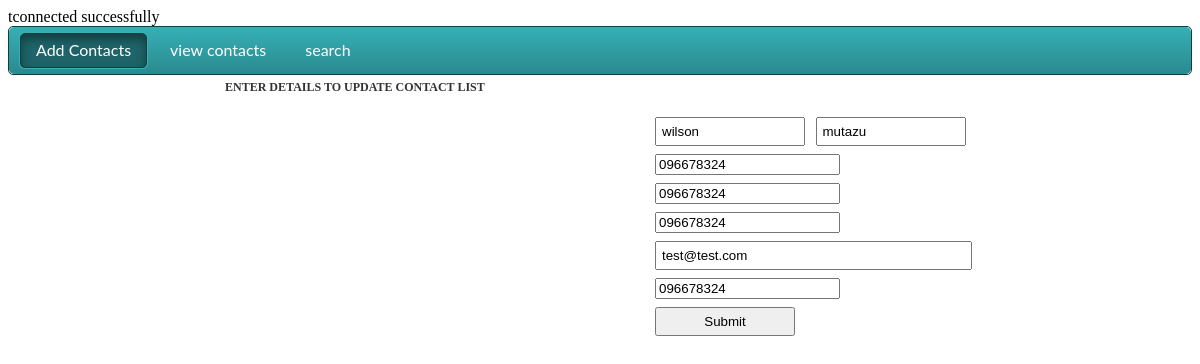
The app's page /update_form.php?id=41 (signed in) with its own data.
### tables this page shows
CREATE TABLE `new_record` (
  `id` int(50) NOT NULL,
  `fname` varchar(50) DEFAULT NULL,
  `lname` varchar(50) DEFAULT NULL,
  `phone1` varchar(50) DEFAULT NULL,
  `phone2` varchar(50) DEFAULT NULL,
  `phone3` varchar(50) DEFAULT NULL,
  `email` varchar(50) DEFAULT NULL,
  `whatsapp` varchar(50) DEFAULT NULL
);

### update_form.php (the view, shortened to what this page needs)
<?php
include("auth.php");
include("db_connect.php");
$errors = array();
$id = $_REQUEST['id'];
if (isset($_REQUEST['id'])) {
	$con = new mysqli('localhost', 'root', '', 'phone_book');
	$query = "select * from new_record where id = '$id'";
	$result = $con->query($query) or die("querry failed" . $con->error);
	while ($row = $result->fetch_assoc()) {
		$fname = $row['fname'];
		$lname = $row['lname'];
		$phone1 = $row['phone1'];
		$phone2 = $row['phone2'];
		$phone3 = $row['phone3'];
		$email = $row['email'];
		$whatsapp = $row['whatsapp'];
	}
}
?>
<html>
<head>
	<link type="text/css" rel="stylesheet" href="login/css/style.css">
</head>
<body>
	<div id='cssmenu'>
		<ul>
			<li class='active'><a href='index.php'><span>Add Contacts</span></a></li>
			<li><a href='table.php'><span>view contacts</span></a></li>
			<li><a href='search_form.php'><span>search</span></a></li>
			<li class='last'><a href='#'><span></span></a></li>
		</ul>
	</div>
	<div id="container">
		<div class="form">
			<h1>ENTER DETAILS TO UPDATE CONTACT LIST </h1>
			<form method="post" action="update_form.php">
				<table>
					<tr>
						<td colspan="2"><?php if (isset($successful)) {
														} ?></td>
					</tr>
					<tr>
						<td>
							<input type="text" name="fname" id="fname" placeholder="First Name" value="<?php if (isset($errors['fname'])) {
																																														echo $_POST['fname'];
																																													} else {
																																														echo $fname;
																																													} ?>">
						</td>
						<td>
							<input type="text" name="lname" id="lname" placeholder="Last Name" value="<?php if (isset($errors['lname'])) {
																																													echo $_POST['lname'];
																																												} else {
																																													echo $lname;
																																												}  ?>">
						</td>
					</tr>
					<tr>
						<td>
						</td>
						<td>
						</td>
					</tr>
					<tr">
						<td colspan="2"><input type="text" name="phone1" id="phone1" placeholder="Phone 1" value="<?php if (isset($errors['phone1'])) {
																																																				echo $_POST['phone1'];
																																																			} else {
																																																				echo $phone1;
																																																			} ?>"></td>
						<tr>
							<td colspan="2"><?php if (isset($errors['phone1'])) {
															} ?></td>
						</tr>
						<tr">
							<td colspan="2"><input type="text" name="phone2" id="phone1" placeholder="Phone 2" value="<?php if (isset($errors['phone2'])) {
																																																					echo $_POST['phone2'];
																																																				} else {
																																																					echo $phone2;
																																																				} ?>"></td>
							<tr>
								<td colspan="2"><?php if (isset($errors['phone2'])) {
																} ?></td>
							</tr>
							<tr">
								<td colspan="2"><input type="text" name="phone3" id="phone3" placeholder="Phone 3" value="<?php if (isset($errors['phone3'])) {
																																																						echo $_POST['phone3'];
																																																					} else {
																																																						echo $phone3;
																																																					} ?>"></td>
								<tr>
									<td colspan="2"><?php if (isset($errors['phone3'])) {
																	} ?></td>
								</tr>
								<tr">
									<td colspan="2"><input type="text" name="email" id="email" placeholder="E-mail Address" value="<?php if (isset($errors['email'])) {
																																																										echo $_POST['email'];
																																																									} else {
																																																										echo $email;
																																																									}  ?>"></td>
									<tr>
										<td colspan="2"><?php if (isset($errors['email'])) {
																		} ?></td>
									</tr>
									<tr">
										<td colspan="2"><input type="text" name="whatsapp" id="whatsapp" placeholder="whatsapp" value="<?php if (isset($errors['whatsapp'])) {
																																																											echo $_POST['whatsapp'];
																																																										} else {
																																																											echo $whatsapp;
																																																										}  ?>"></td>
										<tr>
											<td colspan="2"><?php if (isset($errors['whatsapp'])) {
																			} ?></td>
										</tr>
										<tr>
											<td><input type="submit" name="submit" id="submit" value="Submit"></td>
										</tr>
				</table>
			</form>
		</div>
		<div class="footer"></div>
	</div>
</body>
</html>

### login/css/style.css (style rules this page uses)
#container { width:760px; margin-left:auto; margin-right:auto; }
.form { overflow:hidden; padding:5px; }
.form table { margin-top:15px; float:right; }
#email, #pw, #cpw { width:317px; padding:5px; }
#fname, #lname { width:150px; padding:5px; }
#submit { width:140px; padding:5px; }
.footer { height:15px; }
h1 { font:Tahoma, Geneva, sans-serif; font-size:12px; color:#333; padding:0px; margin-top:0px; margin-bottom:0px; }
#cssmenu ul, #cssmenu li, #cssmenu a { list-style: none; margin: 0; padding: 0; border: 0; line-height: 1; font-family: 'Lato', sans-serif; }
#cssmenu { border: 1px solid #133e40; -webkit-border-radius: 5px; -moz-border-radius: 5px; -ms-border-radius: 5px; -o-border-radius: 5px; border-radius: 5px; width: auto; }
#cssmenu ul { zoom: 1; background: #36b0b6; background: -moz-linear-gradient(top, #36b0b6 0%, #2a8a8f 100%); background: -webkit-gradient(linear, left top, left bottom, color-stop(0%, #36b0b6), color-stop(100%, #2a8a8f)); background: -webkit-linear-gradient(top, #36b0b6 0%, #2a8a8f 100%); background: -o-linear-gradient(top, #36b0b6 0%, #2a8a8f 100%); background: -ms-linear-gradient(top, #36b0b6 0%, #2a8a8f 100%); background: linear-gradient(top, #36b0b6 0%, #2a8a8f 100%); filter: progid:DXImageTransform.Microsoft.gradient(startColorstr='@top-color', endColorstr='@bottom-color', GradientType=0); padding: 5px 10px; -webkit-border-radius: 5px; -moz-border-radius: 5px; -ms-border-radius: 5px; -o-border-radius: 5px; border-radius: 5px; }
#cssmenu ul:before { content: ''; display: block; }
#cssmenu ul:after { content: ''; display: table; clear: both; }
#cssmenu li { float: left; margin: 0 5px 0 0; border: 1px solid transparent; }
#cssmenu li a { -webkit-border-radius: 5px; -moz-border-radius: 5px; -ms-border-radius: 5px; -o-border-radius: 5px; border-radius: 5px; padding: 8px 15px 9px 15px; display: block; text-decoration: none; color: #ffffff; border: 1px solid transparent; font-size: 16px; }
#cssmenu li.active { -webkit-border-radius: 5px; -moz-border-radius: 5px; -ms-border-radius: 5px; -o-border-radius: 5px; border-radius: 5px; border: 1px solid #36b0b6; }
#cssmenu li.active a { -webkit-border-radius: 5px; -moz-border-radius: 5px; -ms-border-radius: 5px; -o-border-radius: 5px; border-radius: 5px; display: block; background: #1e6468; border: 1px solid #133e40; -moz-box-shadow: inset 0 5px 10px #133e40; -webkit-box-shadow: inset 0 5px 10px #133e40; box-shadow: inset 0 5px 10px #133e40; }

### records on screen
new_record: fname "wilson", lname "mutazu", phone1 "096678324", phone2 "096678324", phone3 "096678324", email "test@test.com", whatsapp "096678324"
